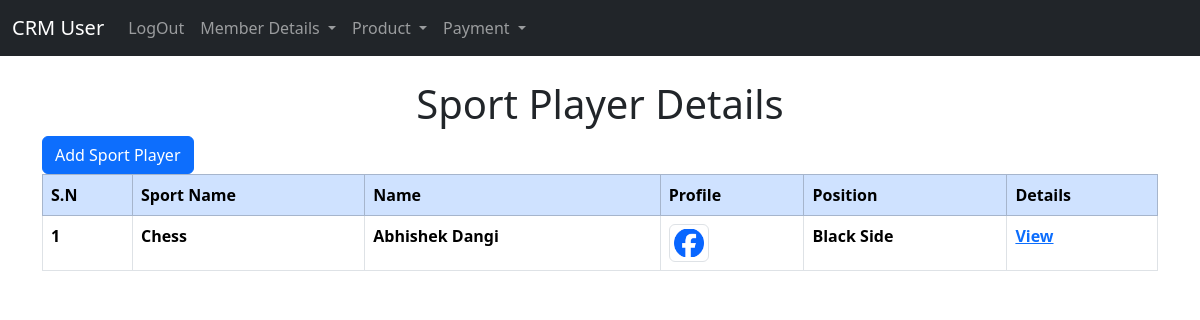
The page /user/sport_player_details/ (signed in) on the database its author committed.
### user_app/models.py (models this page shows, shortened)
class SportPlayer(models.Model):
    sport = models.ForeignKey(Sport, on_delete=models.CASCADE)
    player_name = models.CharField(max_length=100)
    position = models.CharField(max_length=50)
    images = models.ImageField(upload_to="Sport/Sportplayer/%Y/%m/%d", blank=False)

class Sport(models.Model):
    name = models.CharField(max_length=100)
    players = models.PositiveIntegerField()
    equipment = models.CharField(max_length=100)
    images = models.ImageField(upload_to="Sport/Sport/%Y/%m/%d", blank=False)
    def __str__(self):
        return self.name

### user_app/views.py (the view)
# urls.py: path('sport_player_details/', views.sport_player_details, name='sport_player_details'),
def sport_player_details(request):
    if request.user.is_authenticated:
        sport_player = SportPlayer.objects.all()
        return render(
            request,
            "user/sport_player/sport_player_details.html",
            {"sport_player": sport_player},
        )
    else:
        messages.success(request, "YOu Must Be")
        return redirect("home")

### templates/user/sport_player/sport_player_details.html
{% extends 'user/base.html' %}
{% block main %}
{% if user.is_authenticated %}
<div class="table-responsive">
     <h1 class="text-center text-capitalize">sport player details</h1>
     <li class="nav-link">
          <button class="btn btn-primary">
               <a class="dropdown-item" href="{% url 'add_sport_player' %}">Add Sport Player</a>
          </button>
     </li>
     <table class="table  table-hover table-bordered">
          <thead class="table-primary">
               <tr>
                    <th scope="col">S.N</th>
                    <th scope="col">Sport Name</th>
                    <th scope="col">Name</th>
                    <th scope="col">Profile</th>
                    <th scope="col">Position</th>
                    <th scope="col">Details</th>
               </tr>
          </thead>
          <tbody>
               {% if sport_player %}
               {% for sport_player in sport_player %}
               <tr class="text-capitalize">
                    <th scope="row">{{sport_player.id}}</th>
                    <th>{{sport_player.sport}}</th>
                    <th>{{sport_player.player_name}}</th>
                    <th><img src="{{sport_player.images.url}}" alt="{{ sport_player.name }}" class="img-thumbnail"
                              style="max-width: 40px;"></th>
                    <th>{{sport_player.position}}</th>
                    <th>
                         <a href="{% url 'sport_player' sport_player.pk %}">View</a>
                    </th>
               </tr>
               {% endfor %}
               {% endif %}
          </tbody>
     </table>
</div>
{% endif %}
{% endblock main %}

### rows shown on the page
SportPlayer: id "1", sport "Chess", player_name "Abhishek Dangi", images (picture), position "Black Side"
